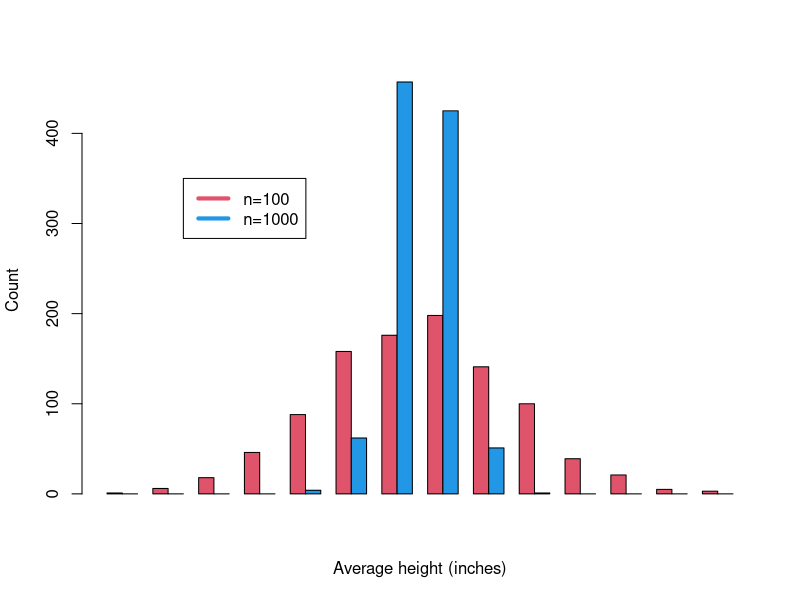

Write R code to recreate this figure.
#Lohmueller1

getheights<-function(sample)
{
  mean(rnorm(sample, 69,10))
}
meanheights100<-c()
for(ii in 1:1000)
{
  meanheights100[ii]<-getheights(100)
}
meanheights1000<-c()
for(jj in 1:1000)
{
  meanheights1000[jj]<-getheights(1000)
}
breaks <- pretty(range(c(meanheights100,meanheights1000)), n=20)

D1 <- hist(meanheights100, breaks=breaks, plot=FALSE)$counts
D2 <- hist(meanheights1000, breaks=breaks, plot=FALSE)$counts

dat<-rbind(D1,D2)
barplot(dat,col=c(2,4),beside=T,xlab="Average height (inches)",ylab="Count")
legend(6,350,c(expression(paste("n=100")),expression(paste("n=1000"))),col=c(2,4),lwd=4)
